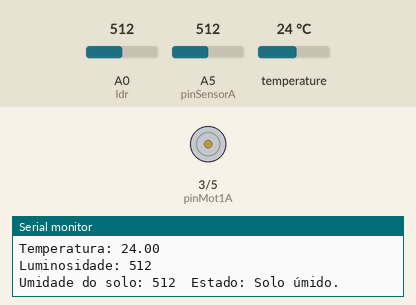
Simulated run of this sketch. Board: Arduino Uno, built with avr-gcc and run on an emulated ATmega328P. On the bench: motor-driver pin pairs drawn as motors (green arrow = first pin HIGH = forward, orange = second pin HIGH = backward, longer = more drive), the last lines printed to the serial monitor. Inputs (shaded band) come from the test bench; at power-on: A5 (pinSensorA) = 512, A0 (ldr) = 512, temperature 24 °C.

Above: at 1.5 s.
1.6 s: A5 (pinSensorA) set to 686
12.7 s: A5 (pinSensorA) set to 711
At 22.8 s:
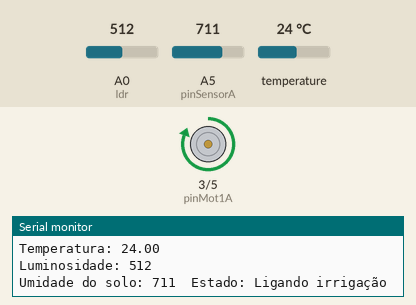
25.8 s: A5 (pinSensorA) set to 690
At 26.8 s:
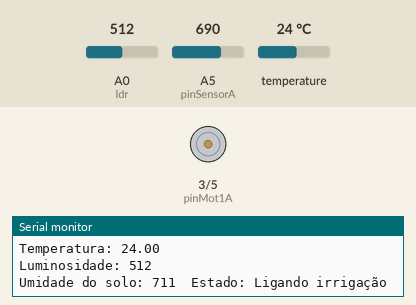
Timing chart, 0 to 28.8 s (numbered marks = the images above; inputs shaded):
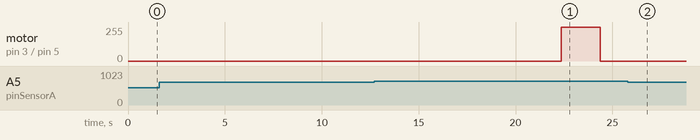

The sketch:

Estufa.ino
```cpp
//Motor
#define pinMot1A 3
#define pinMot1B 5


//Sensor de temperatura
#include <OneWire.h>
#include <DallasTemperature.h>
OneWire onewire(4);
DallasTemperature sensor(&onewire);
float temperatura;

//LDR
#define ldr A0
int vldr=0; //valor de leitura na porta analógica

//Sensor de úmidade do solo
#define pinSensorA A5

void setup() {
  pinMode(ldr,INPUT);
  pinMode(pinMot1A,OUTPUT);
  pinMode(pinMot1B,OUTPUT);
  Serial.begin(9600);
  sensor.begin();

}

void loop() {
  //TEMPERATURA
  sensor.requestTemperatures();
  temperatura = sensor.getTempCByIndex(0);
  Serial.print("Temperatura: ");
  Serial.println(temperatura);

  //LDR
  vldr=analogRead(ldr);
  Serial.print("Luminosidade: ");
  Serial.println(vldr);

  //Sensor de umidade do solo
  Serial.print("Umidade do solo: ");
  Serial.print(analogRead(pinSensorA));
  Serial.print("  ");

  Serial.print("Estado: ");
  if (analogRead(pinSensorA) > 700) {
     Serial.println("Ligando irrigação");
     digitalWrite(pinMot1A,HIGH);
     delay(2000);
     digitalWrite(pinMot1A,LOW);
  } else {
    Serial.println("Solo úmido.");
    digitalWrite(pinMot1A,LOW);
  }
  delay(10000);
}
```

Measured:
- the behaviour switches between 700 and 701 on A5 (pinSensorA) (found by bisection; images 0 and 1)
- after the input at 12.7 s, motor on pin 3 (pinMot1A) / pin 5 (pinMot1B): stopped → forward 255/255 after 9.7 s, → stopped 2.0 s later
- after the input at 25.8 s, motor on pin 3 (pinMot1A) / pin 5 (pinMot1B): stays stopped (without the input it goes to forward 255/255 after 9.4 s)
